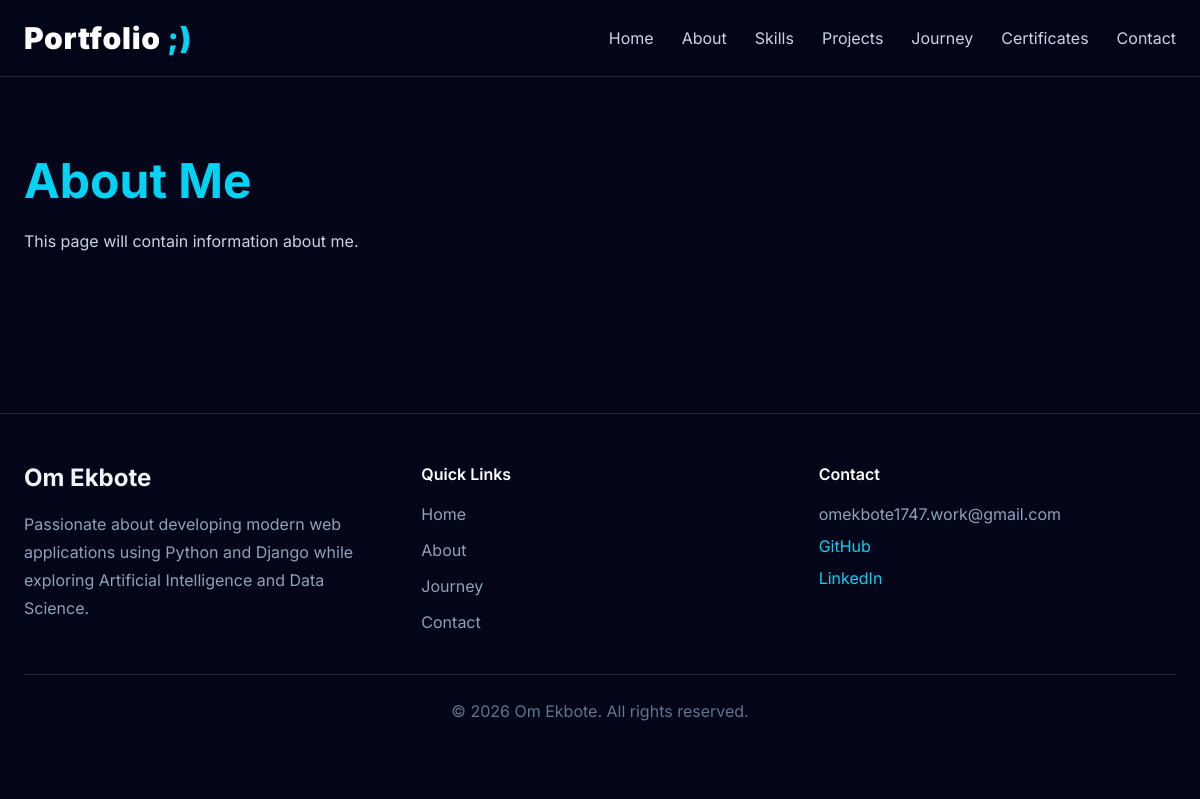
The page /about/ on the database its author committed.
### website/models.py (models this page shows, shortened)
class Profile(models.Model):
    full_name = models.CharField(max_length=100)
    title = models.CharField(max_length=150)
    short_bio = models.TextField()
    profile_image = models.ImageField(
        upload_to="profile/",
        blank=True,
        null=True
    )
    resume = models.FileField(
        upload_to="resume/",
        blank=True,
        null=True
    )
    email = models.EmailField()
    phone = models.CharField(
        max_length=20,
        blank=True
    )
    location = models.CharField(
        max_length=100,
        blank=True
    )
    github = models.URLField(
        blank=True
    )
    linkedin = models.URLField(
        blank=True
    )
    instagram = models.URLField(
        blank=True
    )
    about = models.TextField(
        blank=True,
        help_text="Detailed About Me section."
    )
    is_active = models.BooleanField(default=True)
    class Meta:
        verbose_name = "Profile"
        verbose_name_plural = "Profile"

### website/views.py (the view)
# urls.py: path("about/", views.about, name="about"),
def about(request):
    return render(request, "about.html")

### website/context_processors.py (called while the page is built)
def profile_context(request):
    profile = Profile.objects.filter(
        is_active=True
    ).first()
    return {
        "profile": profile,
        "project_count": Project.objects.count(),
        "skill_count": Skill.objects.count(),
        "certificate_count": Certificate.objects.count(),
    }

### templates/about.html (shortened to what this page needs)
{% extends "base.html" %}
{% block content %}
<section class="max-w-7xl mx-auto px-6 py-20">
    <h1 class="text-5xl font-bold text-cyan-400">
        About Me
    </h1>
    <p class="mt-6 text-slate-300">
        This page will contain information about me.
    </p>
</section>
{% endblock %}

### templates/partials/footer.html
<footer class="border-t border-slate-800 mt-20 bg-slate-950">
    <div class="max-w-7xl mx-auto px-6 py-12">
        <div class="grid md:grid-cols-3 gap-10">
            <div>
                <h2 class="text-2xl font-bold">
                    {{ profile.full_name|default:"Your Portfolio" }}
                </h2>
                <p class="mt-4 text-slate-400 leading-7">
                    {{ profile.short_bio|truncatewords:20 }}
                </p>
            </div>
            <div>
                <h3 class="font-semibold text-white mb-4">
                    Quick Links
                </h3>
                <ul class="space-y-3 text-slate-400">
                    <li><a href="{% url 'home' %}" class="hover:text-cyan-400">Home</a></li>
                    <li><a href="{% url 'about' %}" class="hover:text-cyan-400">About</a></li>
                    <li><a href="{% url 'journey' %}" class="hover:text-cyan-400">Journey</a></li>
                    <li><a href="{% url 'contact' %}" class="hover:text-cyan-400">Contact</a></li>
                </ul>
            </div>
            <div>
                <h3 class="font-semibold text-white mb-4">
                    Contact
                </h3>
                <p class="text-slate-400">
                    {{ profile.email }}
                </p>
                {% if profile.github %}
                <a href="{{ profile.github }}"
                   target="_blank"
                   class="block mt-2 text-cyan-400">
                    GitHub
                </a>
                {% endif %}
                {% if profile.linkedin %}
                <a href="{{ profile.linkedin }}"
                   target="_blank"
                   class="block mt-2 text-cyan-400">
                    LinkedIn
                </a>
                {% endif %}
            </div>
        </div>
        <div class="border-t border-slate-800 mt-10 pt-6 text-center text-slate-500">
            © {% now "Y" %} {{ profile.full_name|default:"Portfolio" }}. All rights reserved.
        </div>
    </div>
</footer>

### rows shown on the page
Profile: full_name "Om Ekbote", short_bio "Passionate about developing modern web applications using Python and Django while exploring Artificial Intelligence and Data Science.", email "omekbote1747.work@gmail.com"
